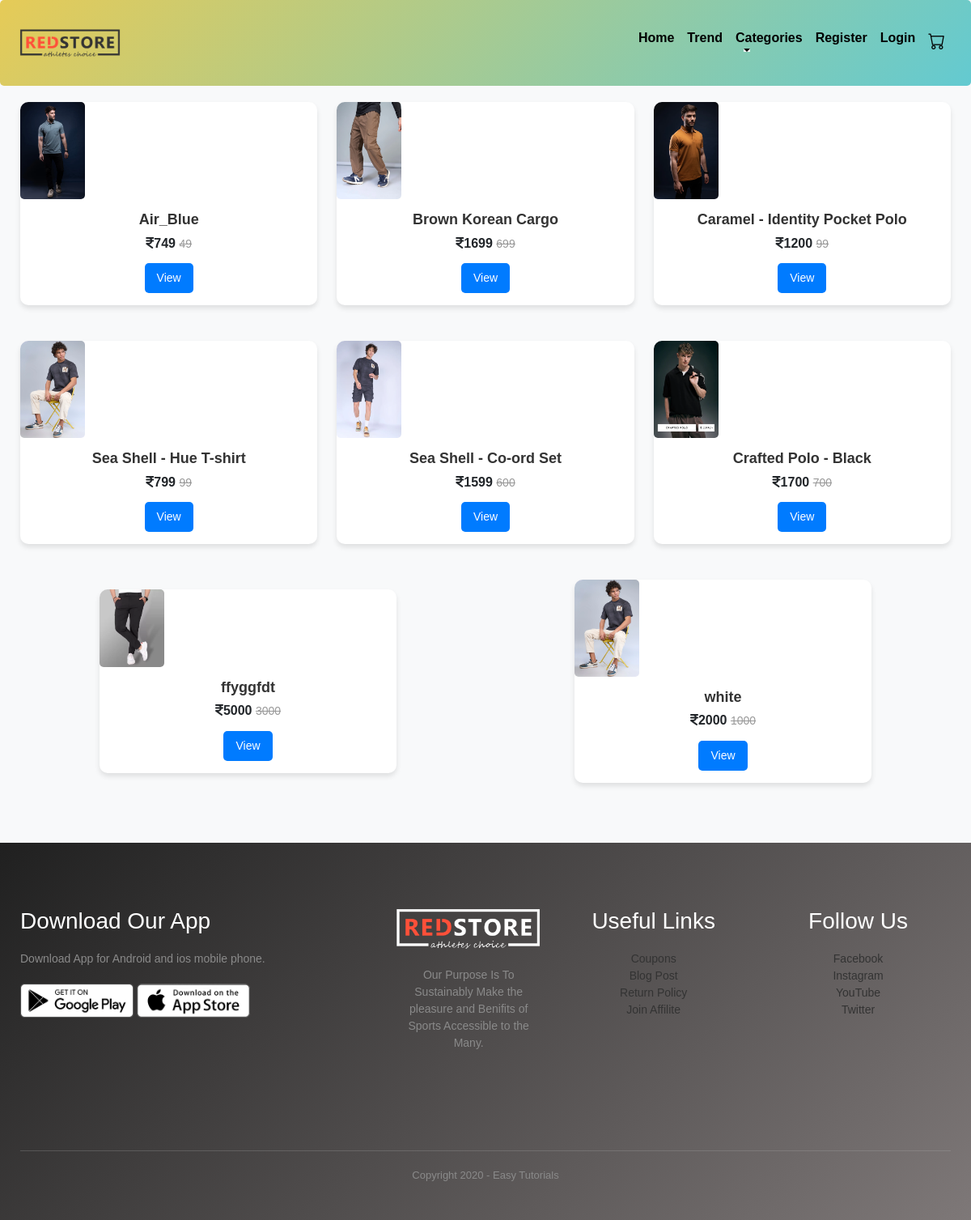
The app's page /men/ with its own data.
### core/models.py (models this page shows, shortened)
class E_com(models.Model):
    CATEGORY_CHOICES = [
        ('MEN', 'Men'),
        ('WOMEN', 'Women'),
        ('KID', 'Kid'),
    ]
    name = models.CharField(max_length=100)
    category = models.CharField(max_length=20, choices=CATEGORY_CHOICES)
    small_description=models.CharField(max_length=300)
    description=models.TextField()
    original_price = models.IntegerField()
    discounted_price = models.IntegerField()
    E_com_image =models.ImageField(upload_to='E_com_images')  # As we are using image field we have to intall 'pillow'. And we have to Define MEDIA_URL in settings.py file so that all folder should save in media directory

### core/views.py (the view)
# urls.py: path('men/', views.Men, name="Men"),
def Men(request):
    dc = E_com.objects.filter(category='MEN')
    return render(request,'core/Men.html', {'dc':dc})

### core/templates/core/Men.html
{% extends "core/base.html" %}
{% load static %}
{% block content %}
<div class="container">
    <div class="row">
        {% for dc in dc %}
        <div class="col-md-4 mb-4">
            <a href="{% url "ProductDetails" id=dc.id %}">
                <div class="card card-1">
                    <img src="{{ dc.E_com_image.url }}" class="card-img-top" alt="{{ dc.name }}">
                    <div class="card-body">
                        <h5 class="card-title">{{ dc.name }}</h5>
                        <h5 class="font-weight-bold text-dark"><i class="fa-solid fa-indian-rupee-sign"></i>{{ dc.original_price }} <small class="fw-light rupee">{{ dc.discounted_price }}</small></h5>
                        <a href="{% url "ProductDetails" id=dc.id %}" class="click">View</a>
                    </div>
                </div>
            </a>
        </div>
        {% endfor %}
    </div>
</div>
{% endblock content %}

### core/static/core/css/style.css (style rules this page uses)
* { margin: 0; padding: 0; box-sizing: border-box; }
body { font-family: 'Poppins', sans-serif; background-color: #fff; color: #333; }
a { text-decoration: none; color: inherit; }
.container { max-width: 1300px; margin: auto; padding-left: 25px; padding-right: 25px; }
.row { display: flex; align-items: center; flex-wrap: wrap; justify-content: space-around; }
body { font-family: Arial, sans-serif; background-color: #f8f9fa; }
.container { margin-top: 20px; }
.card { border: none; border-radius: 10px; overflow: hidden; transition: transform 0.3s ease-in-out, box-shadow 0.3s ease-in-out; box-shadow: 0 4px 6px rgba(0, 0, 0, 0.1); }
.card-img-top { width: 100%; height: 100%; object-fit: cover; border-top-left-radius: 10px; border-top-right-radius: 10px; }
.card-body { text-align: center; padding: 15px; }
.card-title { font-size: 18px; font-weight: bold; color: #333; }
.text-dark { font-size: 16px; font-weight: bold; margin-bottom: 5px; }
.rupee { font-size: 14px; color: #999; text-decoration: line-through; }
.click { display: inline-block; margin-top: 10px; padding: 8px 15px; background-color: #007bff; color: #fff; text-decoration: none; border-radius: 5px; font-size: 14px; transition: background-color 0.3s; }

### core/static/core/css/viewcart.css (style rules this page uses)
body { font-family: 'Arial', sans-serif; background-color: #f8f9fa; margin: 0; padding: 0; }
.card { border: none; border-radius: 10px; box-shadow: 0px 4px 8px rgba(0, 0, 0, 0.1); }
.card-body { padding: 20px; }
.card img { width: 80px; height: auto; border-radius: 5px; }

### core/static/core/css/checkout.css (style rules this page uses)
body { font-family: Arial, sans-serif; background-color: #f8f9fa; }
.container { margin-top: 20px; }
.card { border-radius: 10px; box-shadow: 0 4px 6px rgba(0, 0, 0, 0.1); transition: transform 0.3s ease-in-out, box-shadow 0.3s ease-in-out; margin-bottom: 20px; }

### core/static/core/css/products.css (style rules this page uses)
.row { display: flex; flex-wrap: wrap; justify-content: space-between; margin-bottom: 30px; }

### records on screen
E_com: E_com_image (picture), name "Air_Blue", original_price "749", discounted_price "49"
E_com: E_com_image (picture), name "Brown Korean Cargo", original_price "1699", discounted_price "699"
E_com: E_com_image (picture), name "Caramel - Identity Pocket Polo", original_price "1200", discounted_price "99"
E_com: E_com_image (picture), name "Sea Shell - Hue T-shirt", original_price "799", discounted_price "99"
E_com: E_com_image (picture), name "Sea Shell - Co-ord Set", original_price "1599", discounted_price "600"
E_com: E_com_image (picture), name "Crafted Polo - Black", original_price "1700", discounted_price "700"
E_com: E_com_image (picture), name "ffyggfdt", original_price "5000", discounted_price "3000"
E_com: E_com_image (picture), name "white", original_price "2000", discounted_price "1000"
